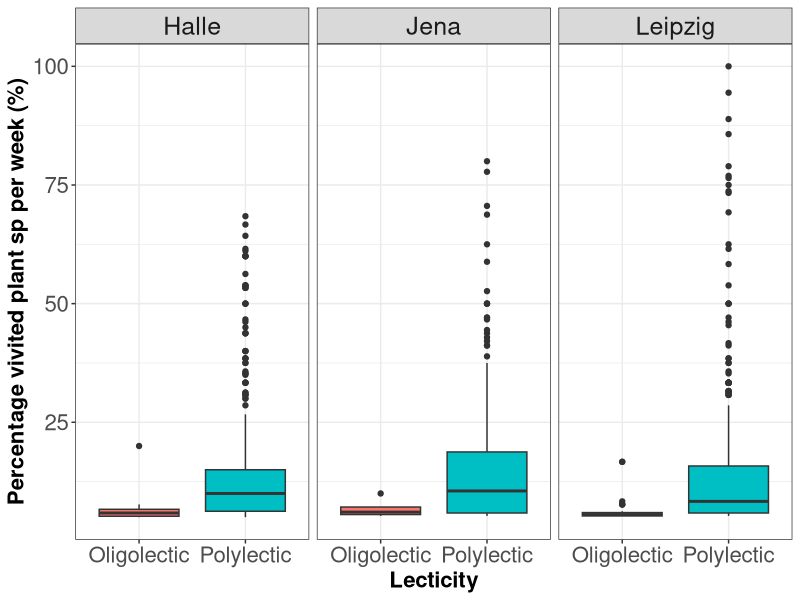
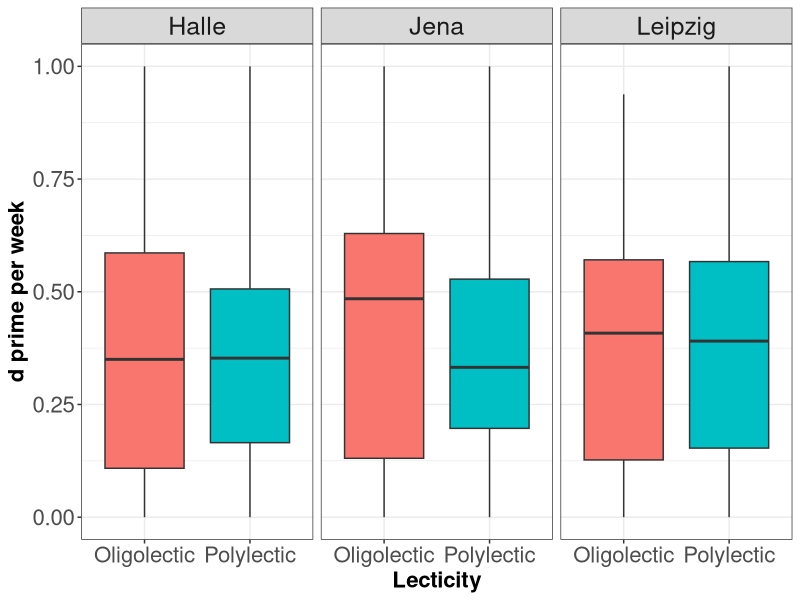

Reproduce these figures in R, in order.



library(dplyr)
library(tidyr)
library(readr)
library(ggplot2)

poll_lecticity <- 
  readr::read_csv("Data/Working_files/lecticity.csv")

plant_species_visited_by_poll_week <- 
  readr::read_csv("Data/Working_files/data_visited_plant_Sp_by_poll_week.csv") 


data_plot_lecticity <- plant_species_visited_by_poll_week %>% left_join(poll_lecticity, by = "Pollinator")

ggplot(data_plot_lecticity %>% filter(!is.na(Lecticity)),aes(x=Lecticity, 
                                                             y = 100*percentage_vivited_plant_sp,
                                                             fill = Lecticity))+
  geom_boxplot()+
  labs(x= "Lecticity", y = "Percentage vivited plant sp per week (%)", fill = NULL)+
  facet_wrap(~Botanical_garden)+
  theme_bw()+
  theme(legend.text = element_text(size = 18),
          axis.text=element_text(size=16),
          axis.title=element_text(size=16,face="bold"),
          plot.title=element_text(size=16,face="bold"),
          strip.text = element_text(size = 18))+ guides(fill="none")

poll_species_specialization_Garden_Week <- 
  readr::read_csv("Data/Working_files/species_d_prime_by_week_corrected_by_ab.csv") %>%
  filter(Type != "Plant") %>%
  rename(Pollinator = sp_name)


data_plot_dprime_lecticity <- poll_species_specialization_Garden_Week %>% left_join(poll_lecticity, by = "Pollinator")

ggplot(data_plot_dprime_lecticity %>% filter(!is.na(Lecticity)),aes(x=Lecticity, 
                                                             y = dprime,
                                                             fill = Lecticity))+
  geom_boxplot()+
  labs(x= "Lecticity", y = "d prime per week", fill = NULL)+
  facet_wrap(~Botanical_garden)+
  theme_bw()+
  theme(legend.text = element_text(size = 18),
        axis.text=element_text(size=16),
        axis.title=element_text(size=16,face="bold"),
        plot.title=element_text(size=16,face="bold"),
        strip.text = element_text(size = 18))+ guides(fill="none")
